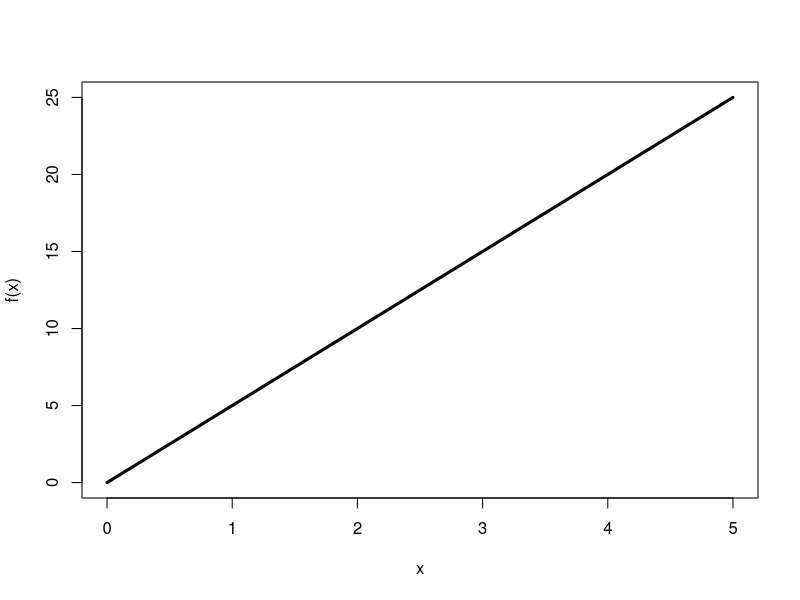
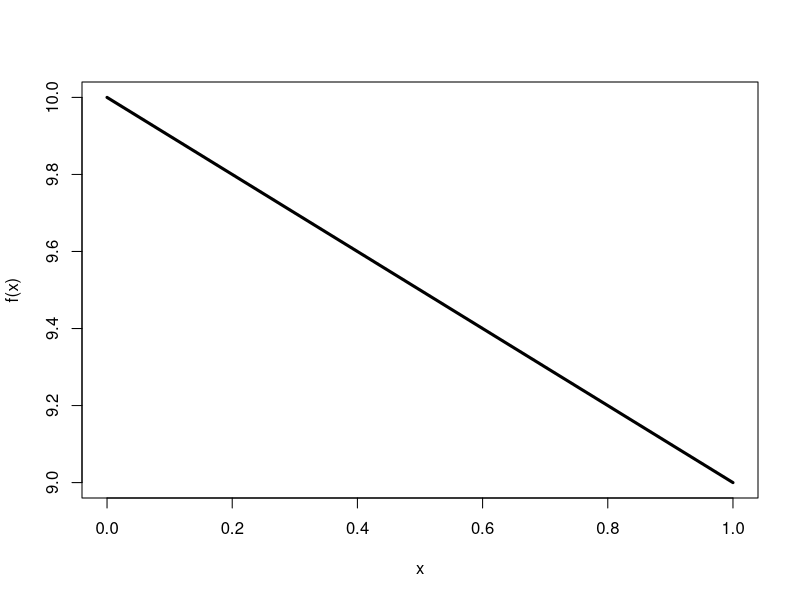
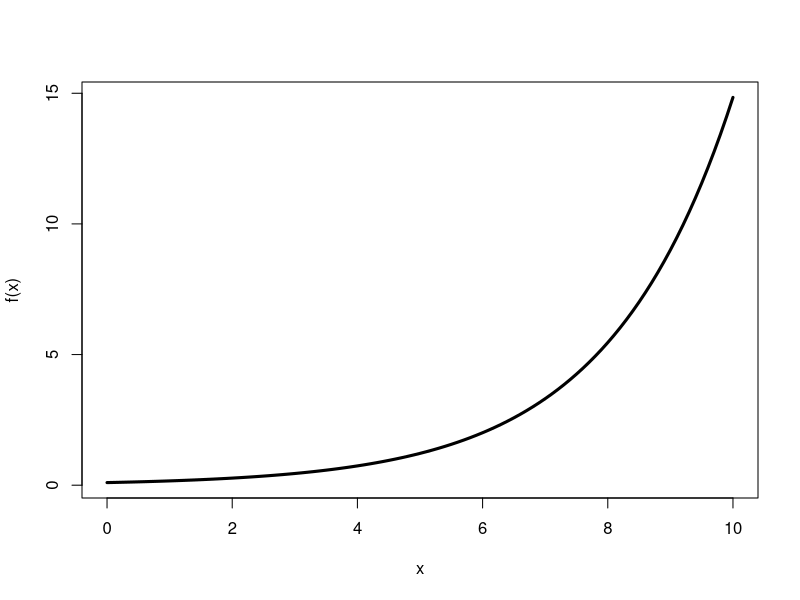
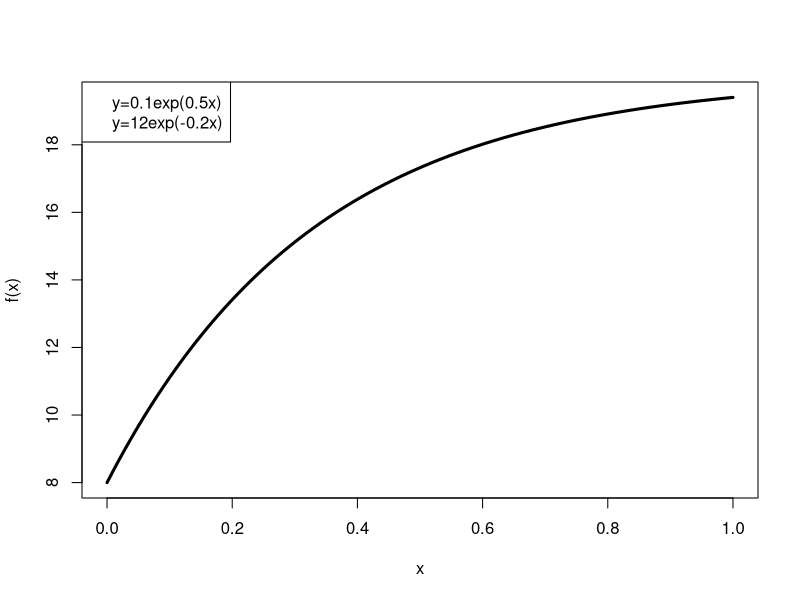

Generate these figures, in order, with R:
# figure 1
curve(5*x,0,5,lwd=3,xlab='x', ylab='f(x)')
curve(10-x,lwd=3,lty=1,xlab='x', ylab='f(x)')#,add=TRUE)
#leg.txt <- c("y=5x","y=10-x")
#legend("topleft", leg.txt)
curve(0.1*exp(0.5*x),0,10,lwd=3,xlab='x', ylab='f(x)')
curve(20-12*exp(-3*x),lwd=3,lty=1,xlab='x', ylab='f(x)') #lty=2,add=TRUE)
leg.txt <- c("y=0.1exp(0.5x)","y=12exp(-0.2x)")
legend("topleft", leg.txt)